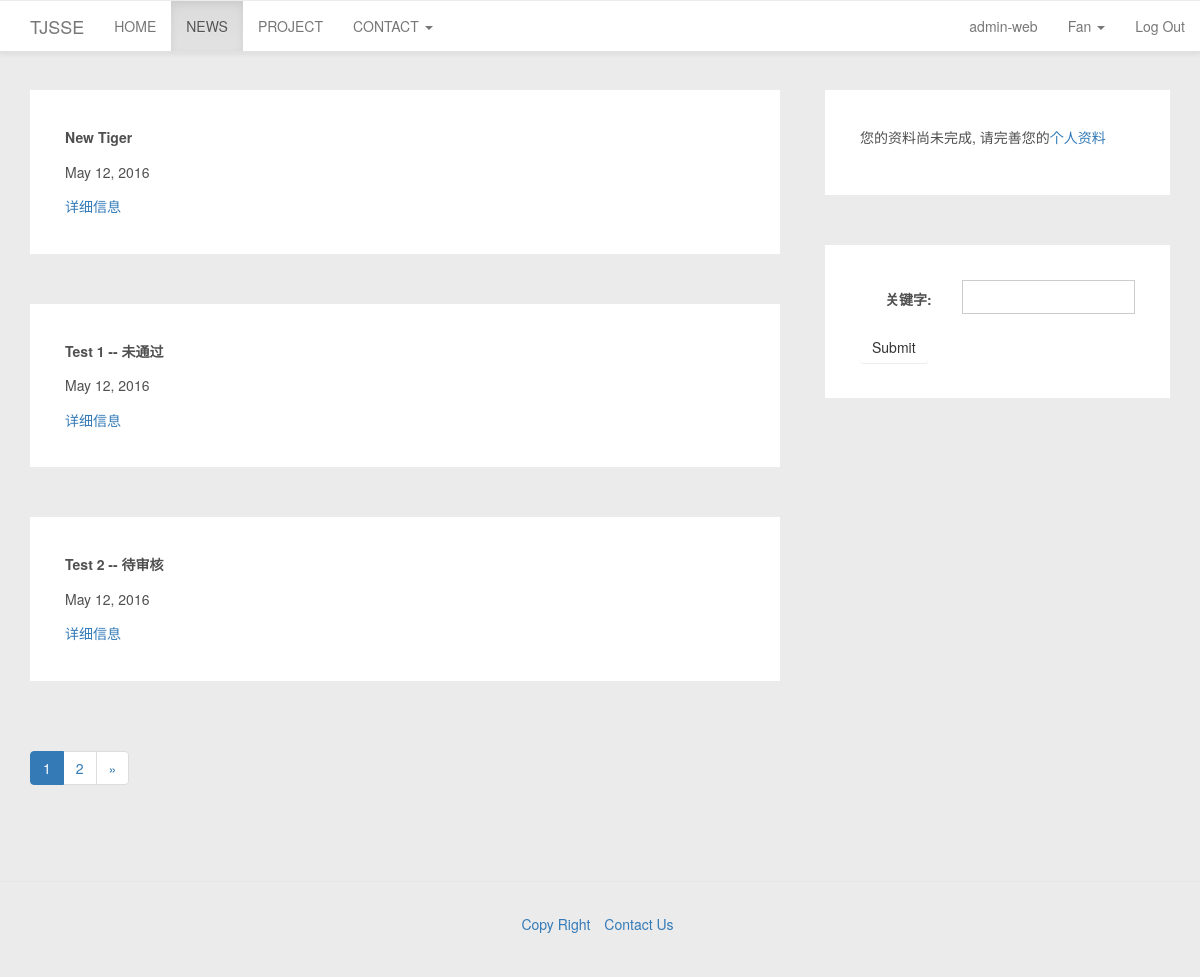
Page /news/ (signed in) on the committed database.
### accounts/models.py (models this page shows, shortened)
class UserProfile(models.Model):
    user = models.OneToOneField(User)
    TYPE_STUDENT = "STUDENT"
    TYPE_PROFESSOR = "PROFESSOR"
    type = models.CharField(max_length=10)
    grade = models.IntegerField(null=True)
    MAJOR_CHOICES = [
        (0, '暂无'),
        (1, '软件技术与管理'),
        (2, '网络与主机软件'),
        (3, '嵌入式软件与系统'),
        (4, '数字媒体'),
        (5, '其他')
    ]
    major = models.IntegerField(choices=MAJOR_CHOICES, default=0)
    phone = models.CharField(max_length=11, blank=True)
    def get_full_name(self):
        if (len(self.user.first_name) > 0) and (len(self.user.last_name) > 0):
            return self.user.get_full_name()
        else:
            return self.user.get_username()
    def is_profile_completed(self):
        if (len(self.user.first_name) == 0) or (len(self.user.last_name) == 0) or (len(self.user.email) == 0):
            return False
        if (self.type == UserProfile.TYPE_STUDENT) and (not self.grade):
            return  False
        return True

### news/models.py (models this page shows)
class News(models.Model):
    title = models.CharField(max_length=30)
    date = models.DateField(default=datetime.date.today)
    publisher = models.ForeignKey(User)
    content = models.CharField(max_length=2000)
    STATUS_PENDING = 0
    STATUS_FAIL = 1
    STATUS_PASS = 2
    STATUS_CHOICES = [
        (STATUS_PENDING, '待审核'),
        (STATUS_FAIL, '未通过'),
        (STATUS_PASS, '已通过'),
    ]
    status = models.IntegerField('审核状态',choices=STATUS_CHOICES)
    def __str__(self):
        return self.title+', '+self.publisher.get_full_name()
    __repr__=__str__

### news/views.py (the view)
def news_list_view(request):
    news_list=News.objects.filter(status=News.STATUS_PASS)
    search_form=SearchForm()
    paginator = ExtendPaginator(news_list, PAGE_LIMIT)
    page_id = request.GET.get('page')
    try:
        news_list = paginator.page(page_id)  # 获取某页对应的记录
    except PageNotAnInteger:  # 如果页码不是个整数
        news_list = paginator.page(1)  # 取第一页的记录
    except EmptyPage:  # 如果页码太大，没有相应的记录
        news_list = paginator.page(paginator.num_pages)  # 取最后一页的记录
    return render(request,'news/news_list.html',{'news_list':news_list,\
                                                 'form':search_form})

### news/forms.py
class SearchForm(forms.Form):
    search_val=forms.CharField(
        required=False,
        label='关键字'
    )

### TJSSE/utils.py (called while the page is built, shortened)
  def page(self, number):
      self.page_num = number
      return super(ExtendPaginator, self).page(number)

  def _page_range_ext(self):
      num_count = 2 * self.range_num + 1
      if self.num_pages <= num_count:
          return range(1, self.num_pages + 1)

### news/templates/news/news_list.html (shortened to what this page needs)
{% extends 'base.html' %}
{% block contentbase %}
    {% for new in news_list %}
        <div class="panel-card">
            <p><strong>{{ new.title }}</strong></p>
            <p>{{ new.date }}&nbsp;&nbsp;&nbsp;{{ new.publisher.get_full_name }}</p>
            <a href="/news/{{ new.pk }}">详细信息</a>
        </div>
    {% endfor %}
    {% include "template_paginator.html" with page=news_list %}
{% endblock contentbase %}
{% block sidebarbase %}
    <div class="panel-card">
        <form class="form-horizontal" action="/news/search" method="GET">
            {% include "formTemplate.html" %}
            <button type="submit" class="btn btn-default ">Submit</button>
        </form>
    </div>
{% endblock sidebarbase %}

### templates/base.html (shortened to what this page needs)
{% load staticfiles %}
<!DOCTYPE html>
<html lang="en">
<head>
    <link rel="stylesheet" href="{% static "css/bootstrap.css" %}" type="text/css">
    <link rel="stylesheet" href="{% static "css/bootstrap-theme.css" %}" type="text/css">
    <link rel="stylesheet" href="{% static "css/customstyle.css" %}" type="text/css">
</head>
<body>
<nav class="navbar navbar-default navbar-fixed-top col-sm-12" role="navigation">
    <div class="navbar-header">
        <a class="navbar-brand" href="{% url 'home' %}">TJSSE</a>
    </div>
    <div class="collapse navbar-collapse" id="example-navbar-collapse">
        <ul class="nav navbar-nav">
            <li id="home">
                <a href="{% url 'home' %}">HOME</a>
            </li>
            <li id="news">
                <a href="/news">NEWS</a>
            </li>
            <li id="project">
                <a href="/project">PROJECT</a>
            </li>
            <li class="dropdown">
                <a href="#" class="dropdown-toggle" data-toggle="dropdown" role="button" aria-haspopup="true"
                   aria-expanded="false">
                    CONTACT <span class="caret"></span>
                </a>
            </li>
        </ul>
        <ul class="nav navbar-nav navbar-right" id="user">
            {% if user.is_authenticated and user.is_superuser %}
                <li><a href="/accounts/adminweb">admin-web</a></li>
            {% endif %}
            {% if not user.is_authenticated %}
                <li><a href="/login/">Log In</a></li>
            {% else %}
                <li class="dropdown">
                    <a href="#" class="dropdown-toggle" data-toggle="dropdown" role="button" aria-haspopup="true"
                       aria-expanded="false">
                        {{ user.userprofile.get_full_name }} <span class="caret"></span></a>
                </li>
                <li><a href="/logout/">Log Out</a></li>
            {% endif %}
        </ul>
    </div>
</nav>
<div class="main-content container">
    {% block mainbase %}
        <div class="row ">
            <div class="container col-sm-8">
                <div>
                    {% block contentbase %}
                    {% endblock contentbase %}
                </div>
            </div>
            <div class="container col-sm-4 sidebar">
                <div>
                    {% if user.is_authenticated and not user.userprofile.is_profile_completed %}
                        <div class="panel-card">
                            <p>您的资料尚未完成, 请完善您的<a href="/accounts/info/change_info">个人资料</a></p>
                        </div>
                    {% endif %}
                    {% block sidebarbase %}
                    {% endblock sidebarbase %}
                </div>
            </div>
        </div>
    {% endblock mainbase %}
</div>
<footer>
    <ul class="list-inline text-center">
        <li><a href="#">Copy Right</a></li>
        <li><a href="#">Contact Us</a></li>
    </ul>
</footer>
</body>
</html>

### static/css/customstyle.css (style rules this page uses)
footer { padding: 30px; margin-top: 70px; border-top: 1px solid #e5e5e5; }
html, body { color: #505050; line-height: 1.75em; background: #ebebeb; position: relative; font-family: "Helvetica Neue", Helvetica, Arial, "Hiragino Sans GB", "Hiragino Sans GB W3", "WenQuanYi Micro Hei", "Microsoft YaHei UI", "Microsoft YaHei", sans-serif; }
.navbar-default { background: #ffffff; border-top: 1px solid #ebebeb; margin-bottom: 35px; border-bottom: 2px solid #e1e1e1; }
.main-content { margin-top: 90px; }
.sidebar { padding-left: 30px; position: relative; }
.panel-card { padding: 35px; background: #ffffff; margin-bottom: 50px; position: relative; overflow: hidden; }
.btn { border: none !important; order-radius: 2px; background-image: none; }
form .form-group div input { display: block; width: 100%; height: 34px; padding: 6px 12px; font-size: 14px; line-height: 1.42857143; color: #555; background-color: #fff; background-image: none; border: 1px solid #ccc; }

### rows in the picture
News: title "New Tiger", date "May 12, 2016"
News: title "Test 1 -- 未通过", date "May 12, 2016"
News: title "Test 2 -- 待审核", date "May 12, 2016"

### other values in the picture
{{ user.userprofile.get_full_name }} "Fan"
{{ page_number }} "1"
{{ page_number }} "2"
{{ field.label_tag }} "关键字:"
